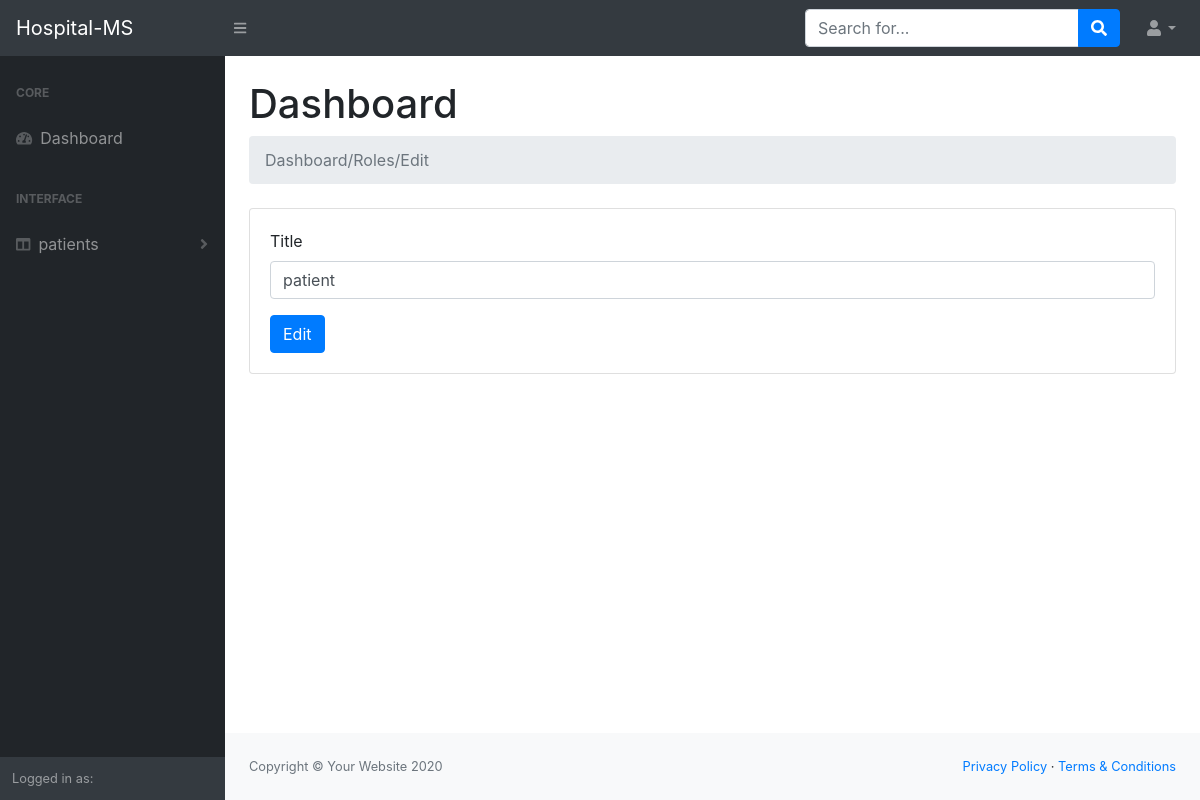
Before: /Roles/edit.php?id=3 with the older database file.
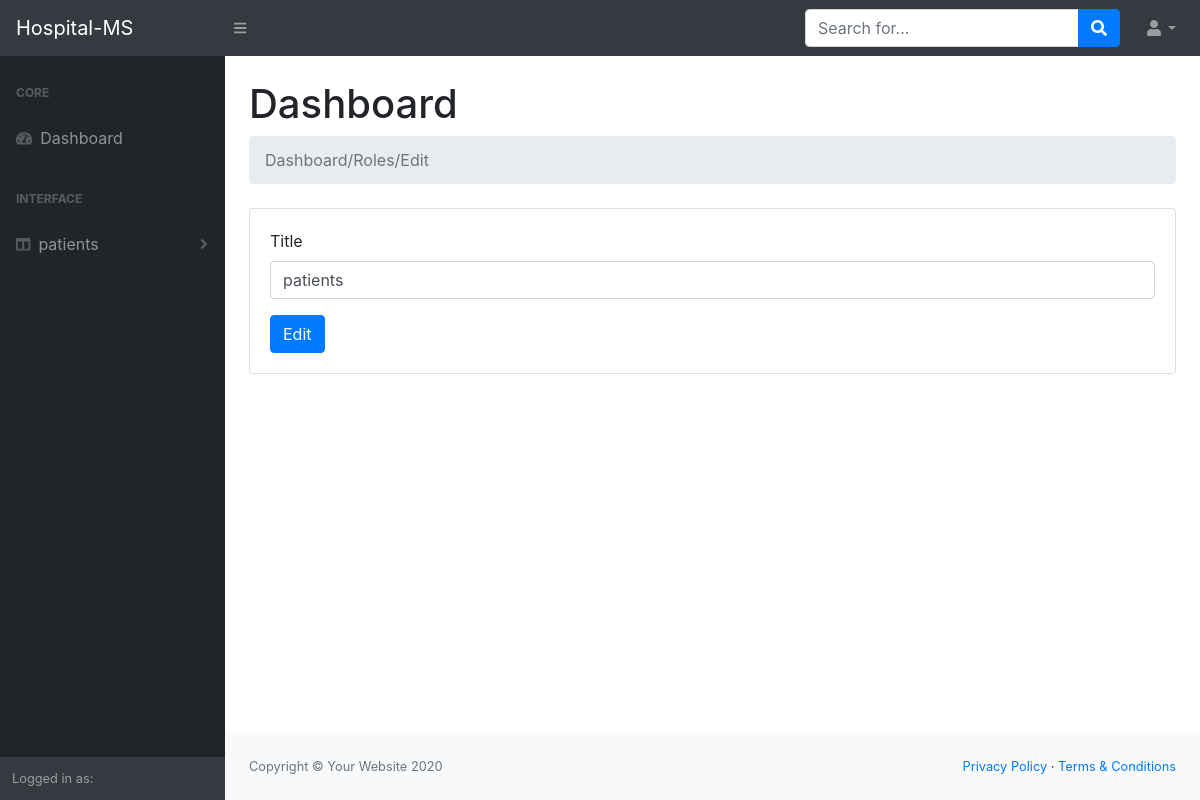
After: the same page with the newer database file.
### tables this page shows
CREATE TABLE `roles` (
  `id` tinyint(4) NOT NULL,
  `title` char(100) NOT NULL
);

### Roles/edit.php (the view, shortened to what this page needs)
<?php
require '../helpers/dbConnection.php';
$id = $_GET['id'];
$sql = "select * from roles where id = $id";
$op = mysqli_query($con,$sql);
if(mysqli_num_rows($op) == 1){
    $data = mysqli_fetch_assoc($op);
}else{
    $_SESSION['Message'] = ["Message" => "Invalid Id"];
    header("Location: index.php");
    exit();
}
require '../layouts/header.php';
require '../layouts/nav.php';
require '../layouts/sidNav.php';
?>
<main>
    <div class="container-fluid">
        <h1 class="mt-4">Dashboard</h1>
        <ol class="breadcrumb mb-4">
            <li class="breadcrumb-item active">Dashboard/Roles/Edit</li>
           <?php
               echo '<br>';
           ?>
        </ol>
        <div class="card mb-4">
            <div class="card-body">
                <form action="edit.php?id=<?php echo ($data['id']); ?>" method="post">
                    <div class="form-group">
                        <label for="exampleInputName">Title</label>
                        <input type="text" class="form-control" id="exampleInputName" name="title" aria-describedby=""
                            placeholder="Enter Title"  value="<?php echo $data['title'];?>">
                    </div>
                    <button type="submit" class="btn btn-primary">Edit</button>
                </form>
            </div>
        </div>
    </div>
</main>
<?php
require '../layouts/footer.php';
?>

Changed rows visible on the page:
changed roles: title "patient" → "patients"
